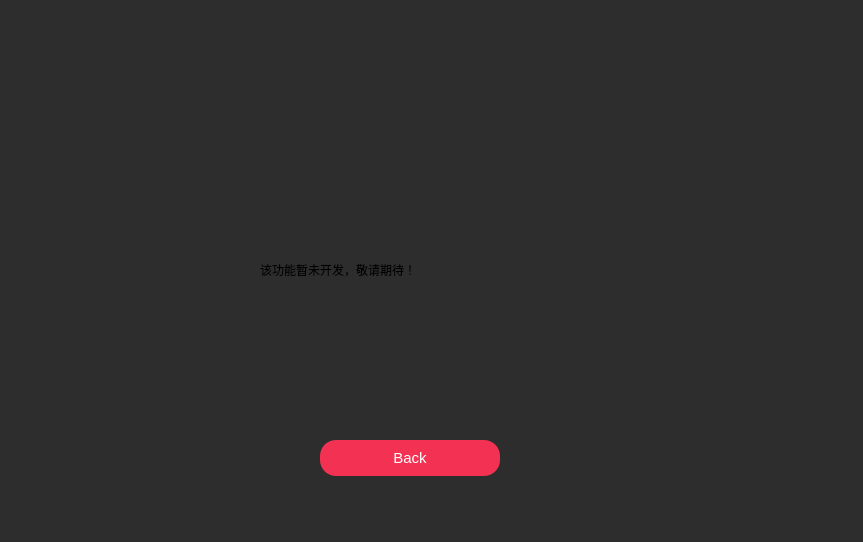
<?xml version="1.0" encoding="UTF-8"?>
<ui version="4.0">
 <class>TechUsed</class>
 <widget class="QWidget" name="TechUsed">
  <property name="geometry">
   <rect>
    <x>0</x>
    <y>0</y>
    <width>863</width>
    <height>542</height>
   </rect>
  </property>
  <property name="windowTitle">
   <string>Form</string>
  </property>
  <property name="styleSheet">
   <string notr="true">#TechUsed
{
	background:#2D2D2D;
}</string>
  </property>
  <widget class="QPushButton" name="pushButton">
   <property name="geometry">
    <rect>
     <x>320</x>
     <y>440</y>
     <width>180</width>
     <height>36</height>
    </rect>
   </property>
   <property name="font">
    <font>
     <pointsize>11</pointsize>
    </font>
   </property>
   <property name="styleSheet">
    <string notr="true">#pushButton
{
	border:none;
	background:#F33253;
	color:white;
	border-radius:16px;
}

#pushButton:hover
{
	border:2px solid #F33253;
	background:#2D2D2D;
	color:#F33253;
	border-radius:16px;
}</string>
   </property>
   <property name="text">
    <string>Back</string>
   </property>
  </widget>
  <widget class="QLabel" name="label_6">
   <property name="geometry">
    <rect>
     <x>20</x>
     <y>30</y>
     <width>271</width>
     <height>71</height>
    </rect>
   </property>
   <property name="text">
    <string/>
   </property>
   <property name="pixmap">
    <pixmap resource="resources.qrc">:/Images/Corporate Management.png</pixmap>
   </property>
   <property name="scaledContents">
    <bool>true</bool>
   </property>
  </widget>
  <widget class="QLabel" name="label">
   <property name="geometry">
    <rect>
     <x>260</x>
     <y>180</y>
     <width>421</width>
     <height>181</height>
    </rect>
   </property>
   <property name="styleSheet">
    <string notr="true">font: 20pt &quot;华文琥珀&quot;;</string>
   </property>
   <property name="text">
    <string>该功能暂未开发，敬请期待！</string>
   </property>
   <property name="textFormat">
    <enum>Qt::TextFormat::RichText</enum>
   </property>
  </widget>
 </widget>
 <resources>
  <include location="resources.qrc"/>
 </resources>
 <connections/>
</ui>
